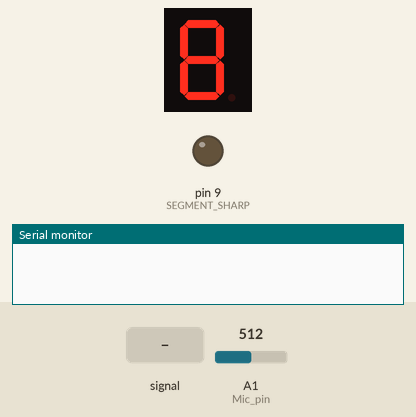
Simulated run of this sketch. Board: Arduino Uno, built with avr-gcc and run on an emulated ATmega328P. Shown: 1-digit seven-segment display, output pins drawn as LEDs (lit = HIGH), the last lines printed to the serial monitor. Wiring (inferred from the names in the program): 1-digit 7-segment display, segments lit when LOW: segments pin 2, pin 3, pin 4, pin 5, pin 6, pin 7, pin 8. Inputs (shaded band) come from the test bench; at power-on: A1 (Mic_pin) = 512. The segment pins are drawn as the display they are named for; pins used as bus, display or sensor lines are not drawn.

Above: at 1.2 s.
1.3 s: A1 (Mic_pin) fed a 200 Hz sine of ±81 counts around its level
At 2.5 s:
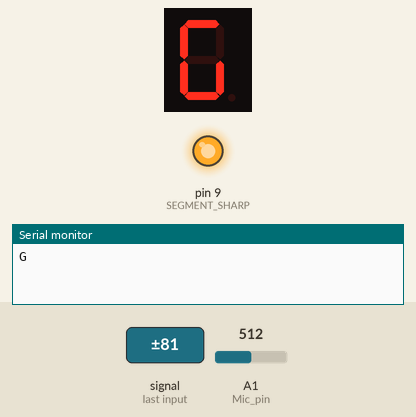
3.7 s: A1 (Mic_pin) set to 306
At 5.1 s:
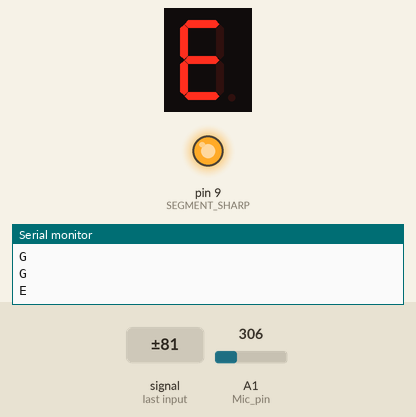
6.0 s: A1 (Mic_pin) fed a 1000 Hz sine of ±255 counts around its level
At 7.7 s:
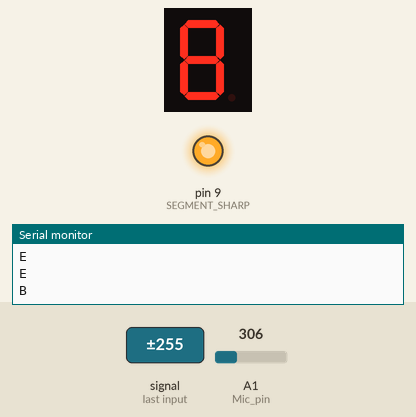
8.3 s: A1 (Mic_pin) fed a 2 Hz sine of ±306 counts around its level
At 11.0 s:
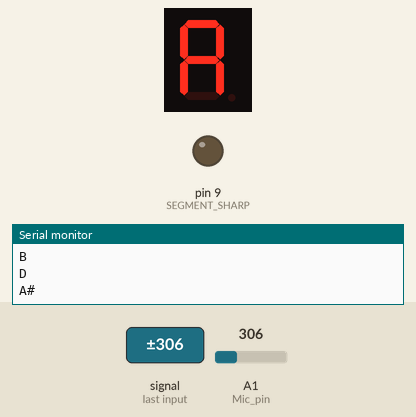
11.3 s: A1 (Mic_pin) set to 245
At 13.7 s:
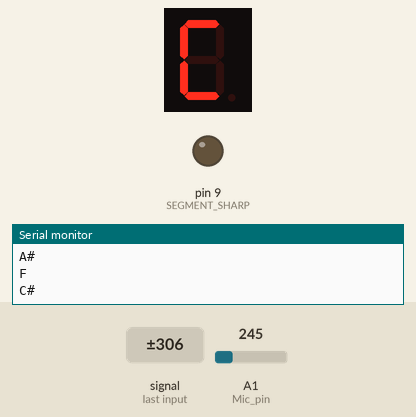
14.0 s: A1 (Mic_pin) set to 122
At 15.3 s:
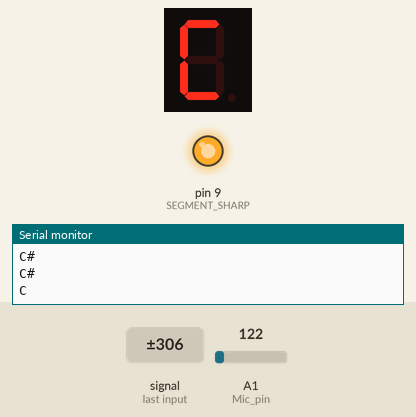
Timing chart, 0 to 17.0 s (numbered marks = the images above; inputs shaded):
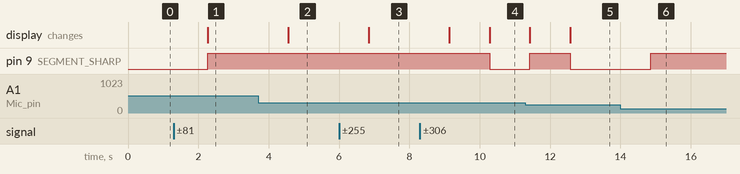

The sketch:

code.ino
```cpp
#include "display.h"
#include "engine.h"
#include "note_detector.h"

#define engineTime 3000

int noteValue = 0;

void setup() {
  Serial.begin(115200);

  displaySettings();
  // setupEngine();
}

void loop() {
  noteValue = note_detector();

  displayNote(noteValue);

  // updateSpeedValue(frequency);
  // runEngine(engineTime);
  // stopEngine(100);

  delay(1000);
}
```

display.h
```cpp
#define SEGMENT_A 2
#define SEGMENT_B 3
#define SEGMENT_C 4
#define SEGMENT_D 5
#define SEGMENT_E 6
#define SEGMENT_F 7
#define SEGMENT_G 8

#define SEGMENT_SHARP 9

#define ARRAY_SIZE 8

/*    ______
 *   |      |
 *   |      |
 *   |______|
 *   |      |
 *   |      |
 *   |______|
 *
 */

// Ligações: a b c d e f g
byte seven_seg_digits[][ARRAY_SIZE] = {
 { 0,1,1,0,0,0,1,1 },  //DIGITO C
 { 0,1,1,0,0,0,1,0 },  //DIGITO C#
 { 0,0,0,0,0,0,1,1 },  //DIGITO D
 { 0,0,0,0,0,0,1,0 },  //DIGITO D#
 { 0,1,1,0,0,0,0,1 },  //DIGITO E
 { 0,1,1,1,0,0,0,1 },  //DIGITO F
 { 0,1,1,1,0,0,0,0 },  //DIGITO F#
 { 0,1,0,0,0,0,1,1 },  //DIGITO G
 { 0,1,0,0,0,0,1,0 },  //DIGITO G#
 { 0,0,0,1,0,0,0,1 },  //DIGITO A
 { 0,0,0,1,0,0,0,0 },  //DIGITO A#
 { 0,0,0,0,0,0,0,1 }   //DIGITO B
};

//FUNÇÃO QUE ACIONA O SEGMENTO
void powerSegment(int segment, byte value) {
  digitalWrite(segment, value);
}

void displayNote(int note) {
  int i;
  for(i = 0; i < ARRAY_SIZE; i++) {
    powerSegment(i + 2, seven_seg_digits[note][i]);
  }
}

void displaySettings(){
  pinMode(SEGMENT_A, OUTPUT);
  pinMode(SEGMENT_B, OUTPUT);
  pinMode(SEGMENT_C, OUTPUT);
  pinMode(SEGMENT_D, OUTPUT);
  pinMode(SEGMENT_E, OUTPUT);
  pinMode(SEGMENT_F, OUTPUT);
  pinMode(SEGMENT_G, OUTPUT);
  pinMode(SEGMENT_SHARP, OUTPUT);
}
```

engine.h
```cpp
#define speedController 3
#define motor1A 4
#define motor1B 5
#define maximumSpeedValue 255

// 0 é o valor mínimo de velocidade
// 255 é o valor máximo de velocidade
int speedValue = 0;

int frequencyLimits[] = {20, 4938};
int average = (frequencyLimits[0] + frequencyLimits[1]) / 2;
int range = average - frequencyLimits[0];
int frequency = 0;

void updateSpeedValue(int frequency) {
  if(frequency >= frequencyLimits[0] && frequency <= frequencyLimits[1]) {
    if(frequency >= average) {
      speedValue = ((frequency / range) * maximumSpeedValue);
    } else {
      speedValue = 0 - ((frequency / range) * maximumSpeedValue);
    }
  }
}

void setupEngine() {
  pinMode(motor1A, OUTPUT);
  pinMode(motor1B, OUTPUT);
  pinMode(speedController, OUTPUT);

  digitalWrite(motor1A, LOW);
  digitalWrite(motor1B, LOW);
  analogWrite(speedController, speedValue);
}

void runEngine(int waitTime) {
  if(speedValue >= 0) {
    digitalWrite(motor1A, LOW);
    digitalWrite(motor1B, HIGH);
  } else {
    digitalWrite(motor1A, HIGH);
    digitalWrite(motor1B, LOW);
  }
  analogWrite(speedController, speedValue);
  delay(waitTime);
}

void stopEngine(int waitTime) {
  digitalWrite(motor1A, LOW);
  digitalWrite(motor1B, LOW);
  delay(waitTime);
}
```

note_detector.h
```cpp
#define C 0
#define C_SHARP 1
#define D 2
#define D_SHARP 3
#define E 4
#define F 5
#define F_SHARP 6
#define G 7
#define G_SHARP 8
#define A 9
#define A_SHARP 10
#define B 11

float FFT(byte N,float Frequency);

int in[128];

// Data for note detection based on frequency
byte NoteV[13] = {8,23,40,57,76,96,116,138,162,187,213,241,255};

// Top 5 frequencies peaks in descending order
float f_peaks[5];
int Mic_pin = A1;

int note_detector() {
  long unsigned int a1,b,a2;
  float a;
  float sum1 = 0,sum2 = 0;
  float sampling;
  a1 = micros();
  for(int i=0;i<128;i++) {
    // Rough zero shift
    a = analogRead(Mic_pin) - 500;

    // Utilising time between two sample for windowing & amplitude calculation
    // To average value
    sum1 = sum1 + a;
    // To RMS value
    sum2 = sum2 + a*a;
    // Hann window
    a = a*(sin(i*3.14/128)*sin(i*3.14/128));
    // Scaling for float to int conversion
    in[i] = 10*a;
    // Based on operation frequency range
    delayMicroseconds(195);
  }

  b = micros();

  // Average amplitude
  sum1 = sum1/128;
  // RMS
  sum2 = sqrt(sum2/128);
  // Real time sampling frequency
  sampling = 128000000 / (b-a1);

  // for very low or no amplitude, this code won't start
  // it takes very small aplitude of sound to initiate for value sum2-sum1>3,
  // change sum2-sum1 threshold based on requirement

  if(sum2 - sum1 > 3) {

    FFT(128, sampling);
    // EasyFFT based optimised  FFT code,
    // this code updates f_peaks array with 5 most dominent frequency in descending order

    // Utilising in[] array for further calculation
    for(int i=0;i<12;i++) {
      in[i] = 0;
    }

    // Below loop will convert frequency value to note
    int j = 0, k = 0;

    for(int i=0; i<5;i++) {
      if(f_peaks[i] > 1040) {f_peaks[i]=0;}
      if(f_peaks[i] >= 65.4 && f_peaks[i] <= 130.8) {f_peaks[i]=255*((f_peaks[i]/65.4)-1);}
      if(f_peaks[i] >= 130.8 && f_peaks[i] <= 261.6) {f_peaks[i]=255*((f_peaks[i]/130.8)-1);}
      if(f_peaks[i] >= 261.6 && f_peaks[i] <= 523.25) {f_peaks[i]=255*((f_peaks[i]/261.6)-1);}
      if(f_peaks[i] >= 523.25 && f_peaks[i] <= 1046) {f_peaks[i]=255*((f_peaks[i]/523.25)-1);}
      if(f_peaks[i] >= 1046 && f_peaks[i] <= 2093) {f_peaks[i]=255*((f_peaks[i]/1046)-1);}
      if(f_peaks[i] > 255) {f_peaks[i]=254;}

      j = 1;
      k = 0;

      while(j == 1) {
        if(f_peaks[i] < NoteV[k]) {
          f_peaks[i] = k;
          j = 0;
        }

        // A note with max peaks (harmonic) with aplitude priority is selected
        k++;
        if(k > 15) {
          j = 0;
        }
      }

      if(f_peaks[i] == 12) {
        f_peaks[i] = 0;
      }
      k = f_peaks[i];
      in[k] = in[k]+(5-i);
    }

    k = 0;
    j = 0;

    for(int i=0;i<12;i++) {
      //Max value detection
      if(k < in[i]) {
        k = in[i];
        j = i;
      }
    }

    // Note print

    // If you need to use note value for some application, use of note number recomendded
    // where, 0 = c, 1 = c#, 2 = D, 3 = D#, ...

    // a2 = micros(); // Time check

    k = j;

    if(k==C) {Serial.println("C");}
    if(k==C_SHARP) {Serial.println("C#");}
    if(k==D) {Serial.println("D");}
    if(k==D_SHARP) {Serial.println("D#");}
    if(k==E) {Serial.println("E");}
    if(k==F) {Serial.println("F");}
    if(k==F_SHARP) {Serial.println("F#");}
    if(k==G) {Serial.println("G");}
    if(k==G_SHARP) {Serial.println("G#");}
    if(k==A) {Serial.println("A");}
    if(k==A_SHARP){Serial.println("A#");}
    if(k==B){Serial.println("B");}

    return k;
  }
}

// Documentation on EasyFFT: https://www.instructables.com/member/abhilash_patel/instructables/
// EasyFFT code optimised for 128 sample size to reduce memory consumption

float FFT(byte N,float Frequency) {
  byte data[8] = {1,2,4,8,16,32,64,128};
  int a,c1,f,o,x;

  a = N;

  // Calculating the levels
  for(int i=0;i<8;i++) {
    if(data[i] <= a) {
      o = i;
    }
  }

  o = 7;

  // Input for sequencing
  byte in_ps[data[o]] = {};

  // Real part of transform
  float out_r[data[o]] = {};

  // Imaginary part of transform
  float out_im[data[o]] = {};


  x = 0;

  // Bit reversal
  for(int b=0;b<o;b++) {
    c1 = data[b];
    f = data[o] / (c1+c1);

    for(int j=0;j<c1;j++) {
      x = x + 1;
      in_ps[x] = in_ps[j]+f;
     }
  }

  // Update input array as per bit reverse order
  for(int i=0;i<data[o];i++) {
    if(in_ps[i] < a) {
      out_r[i] = in[in_ps[i]];
    }
    if(in_ps[i] > a) {
      out_r[i] = in[in_ps[i] - a];
    }
  }

  int i10,i11,n1;
  float e,c,s,tr,ti;

  // FFT
  for(int i=0;i<o;i++) {

    // Overall values of sine cosine
    i10 = data[i];
    // Loop with similar sine cosine
    i11 = data[o] / data[i+1];
    e = 6.283 / data[i+1];
    e = 0 - e;
    n1 = 0;

    for(int j=0;j<i10;j++) {
      c = cos(e*j);
      s = sin(e*j);
      n1 = j;

      for(int k=0;k<i11;k++) {
        tr=c*out_r[i10+n1]-s*out_im[i10+n1];
        ti=s*out_r[i10+n1]+c*out_im[i10+n1];

        out_r[n1+i10]=out_r[n1]-tr;
        out_r[n1]=out_r[n1]+tr;

        out_im[n1+i10]=out_im[n1]-ti;
        out_im[n1]=out_im[n1]+ti;

        n1=n1+i10+i10;
      }
    }
  }

  //---> Here onward out_r contains amplitude and our_in conntains frequency (Hz)

  // Getting amplitude from complex number
  for(int i=0;i<data[o-1];i++) {

    // To increase the speed delete sqrt
    out_r[i] = sqrt((out_r[i]*out_r[i])+(out_im[i]*out_im[i]));
    out_im[i] = (i*Frequency) / data[o];

    /*
    Serial.print(out_im[i], 2);
    Serial.print("Hz");
    */
  }

  // Peak detection
  x = 0;

  for(int i=1;i<data[o-1]-1;i++) {
    if(out_r[i] > out_r[i-1] && out_r[i] > out_r[i+1]) {
      // in_ps array used for storage of peak number
      in_ps[x] = i;
      x = x + 1;
    }
  }

  s = 0;
  c = 0;

  // Rearraange as per magnitude
  for(int i=0;i<x;i++) {
    for(int j=c;j<x;j++) {
      if(out_r[in_ps[i]]<out_r[in_ps[j]]) {
        s = in_ps[i];
        in_ps[i] = in_ps[j];
        in_ps[j] = s;
      }
    }

    c = c + 1;
  }

  // Updating f_peak array (global variable) with descending order
  for(int i=0;i<5;i++) {
    float a1 = out_im[in_ps[i]-1]*out_r[in_ps[i]-1];
    float a2 = out_im[in_ps[i]]*out_r[in_ps[i]];
    float a3 = out_im[in_ps[i]+1]*out_r[in_ps[i]+1];

    float a = (a1 + a2 + a3);
    float b = (out_r[in_ps[i]-1]+out_r[in_ps[i]]+out_r[in_ps[i]+1]);
    f_peaks[i] = a / b;
  }
}
```

Measured:
- after the input at 1.3 s, pin 9 (SEGMENT_SHARP): LOW → HIGH after 0.97 s; the display: changes after 0.97 s (image 1)
- after the input at 3.7 s, the display: changes after 0.86 s (image 2)
- after the input at 6.0 s, the display: changes after 0.85 s (image 3)
- after the input at 8.3 s, pin 9 (SEGMENT_SHARP): HIGH → LOW after 2.0 s; the display: first changes after 0.84 s (image 4 shows a later state)
- after the input at 11.3 s, the display: first changes after 0.13 s (image 5 shows a later state)
- after the input at 14.0 s, pin 9 (SEGMENT_SHARP): LOW → HIGH after 0.86 s
